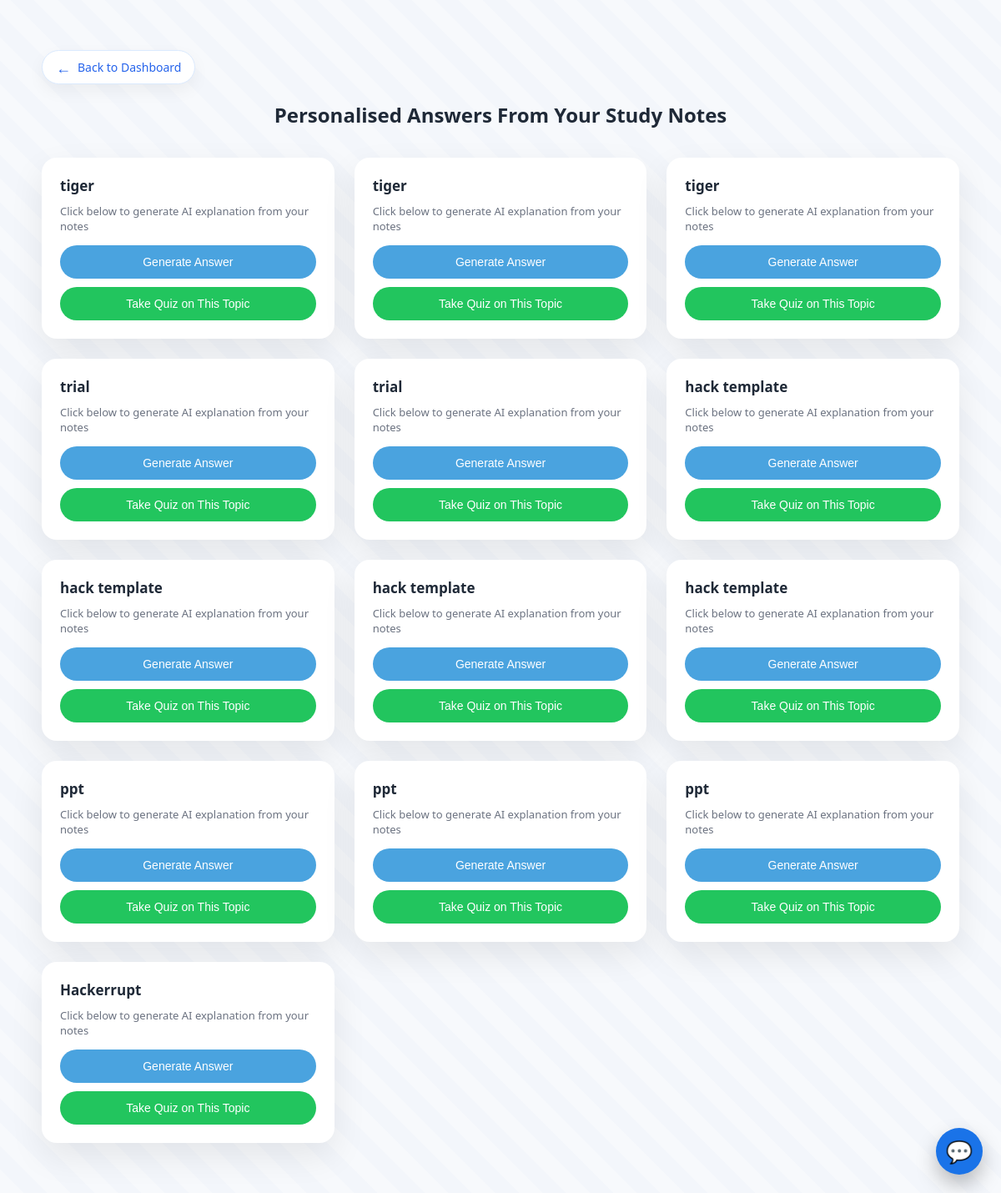
Before: /materials/ (signed in) with the older database file.
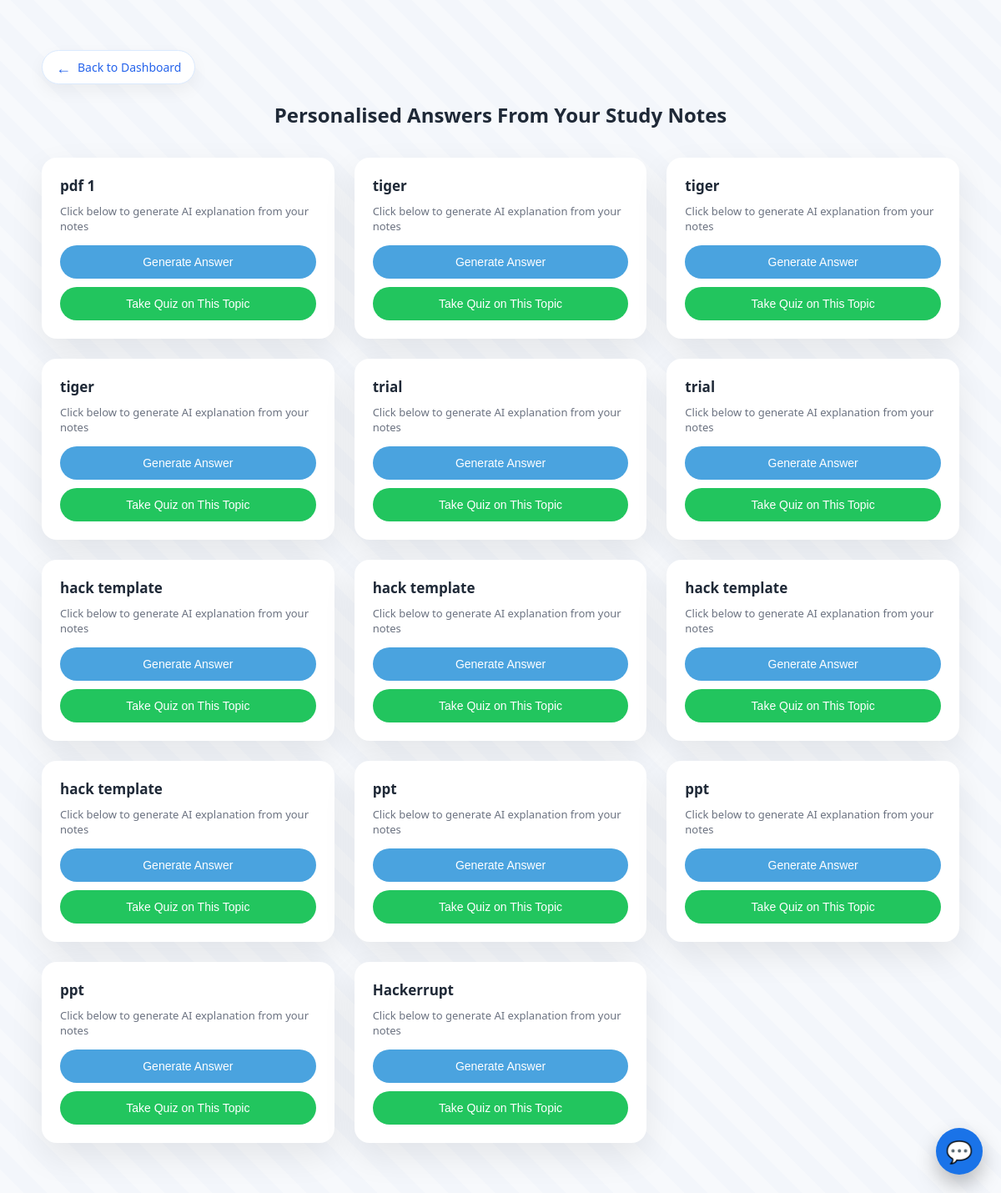
After: the same page with the newer database file.
### pilot/models.py (models this page shows, shortened)
class StudyMaterial(models.Model):
    student = models.ForeignKey(Student, on_delete=models.CASCADE)
    title = models.CharField(max_length=200)
    pdf = models.FileField(upload_to="pdfs/")
    extracted_text = models.TextField(blank=True)
    cleaned_text = models.TextField(blank=True)
    uploaded_at = models.DateTimeField(auto_now_add=True)

### pilot/views.py (the view)
# urls.py: path("materials/", material_view, name="material_view"),
@login_required
def material_view(request):
    materials = StudyMaterial.objects.filter(
        student=request.user
    ).order_by("-uploaded_at")
    return render(
        request,
        "pilot/material_view.html",
        {
            "materials": materials
        }
    )

### pilot/templates/pilot/material_view.html (shortened to what this page needs)
<!DOCTYPE html>
<html lang="en">
<head>
</head>
<body>
<div class="wrapper">
    <a href="{% url 'dashboard' %}" class="back-btn">
        <span>←</span> Back to Dashboard
    </a>
    <h2>Personalised Answers From Your Study Notes</h2>
    <div class="grid">
    {% for material in materials %}
        <div class="card">
            <h3>{{ material.title }}</h3>
            <div class="hint">
                Click below to generate AI explanation from your notes
            </div>
            <button onclick="askAI({{ material.id }})">
                Generate Answer
            </button>
            <button class="quiz-btn"
                    onclick="goToQuiz({{ material.id }})">
                Take Quiz on This Topic
            </button>
        </div>
    {% endfor %}
    </div>
<div onclick="toggleChatbot()"
     style="
        position:fixed;
        bottom:22px;
        right:22px;
        width:56px;
        height:56px;
        background:#1a73e8;
        color:white;
        font-size:26px;
        border-radius:50%;
        display:flex;
        align-items:center;
        justify-content:center;
        cursor:pointer;
        box-shadow:0 12px 25px rgba(0,0,0,0.25);
        z-index:9999;
     ">
    💬
</div>
</div>
</body>
</html>

Changed rows visible on the page:
added StudyMaterial: title "pdf 1"
